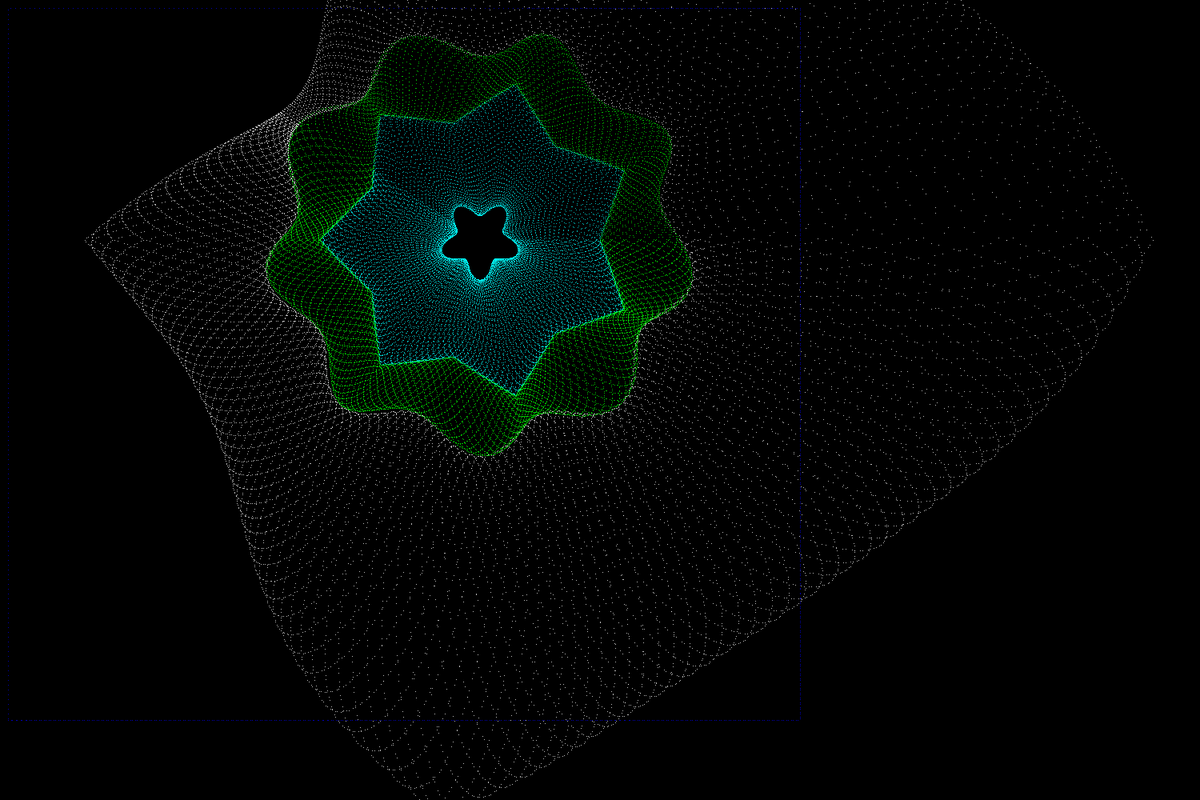
Frame 1 (no input)
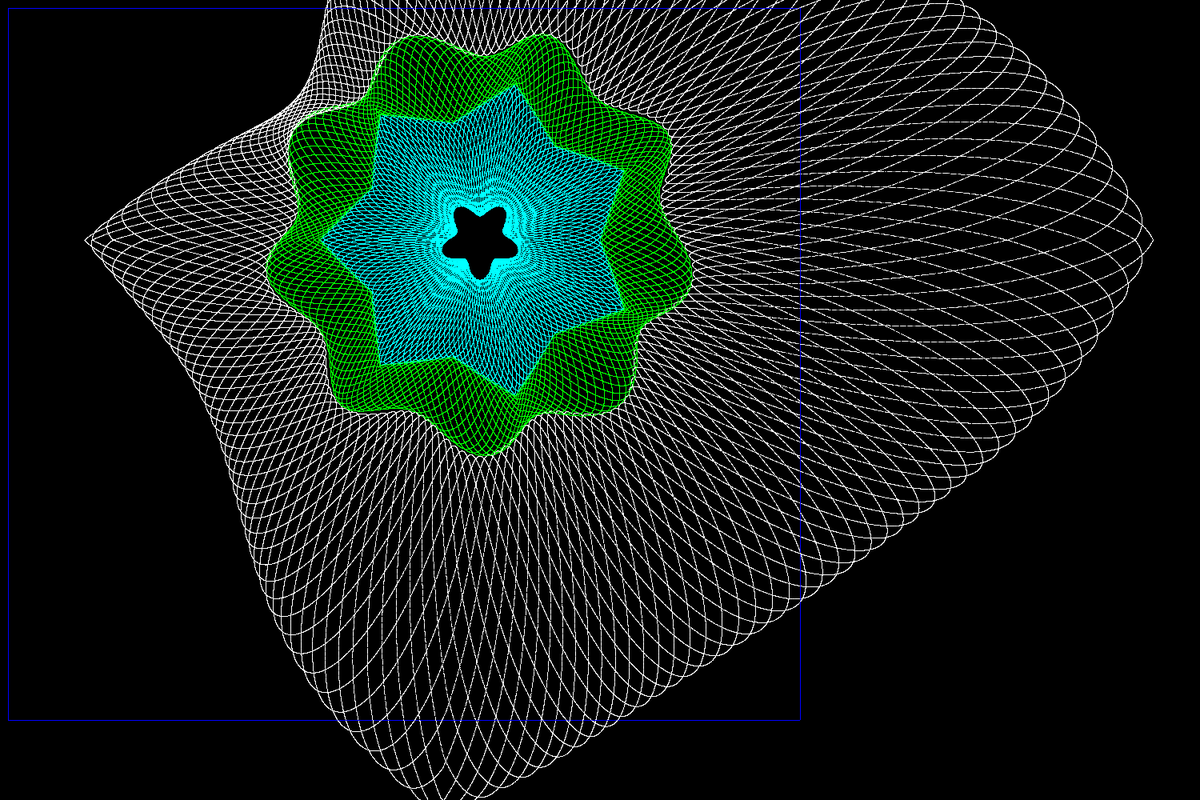
Frame 60 (the mouse pressed at the canvas centre just before this capture)
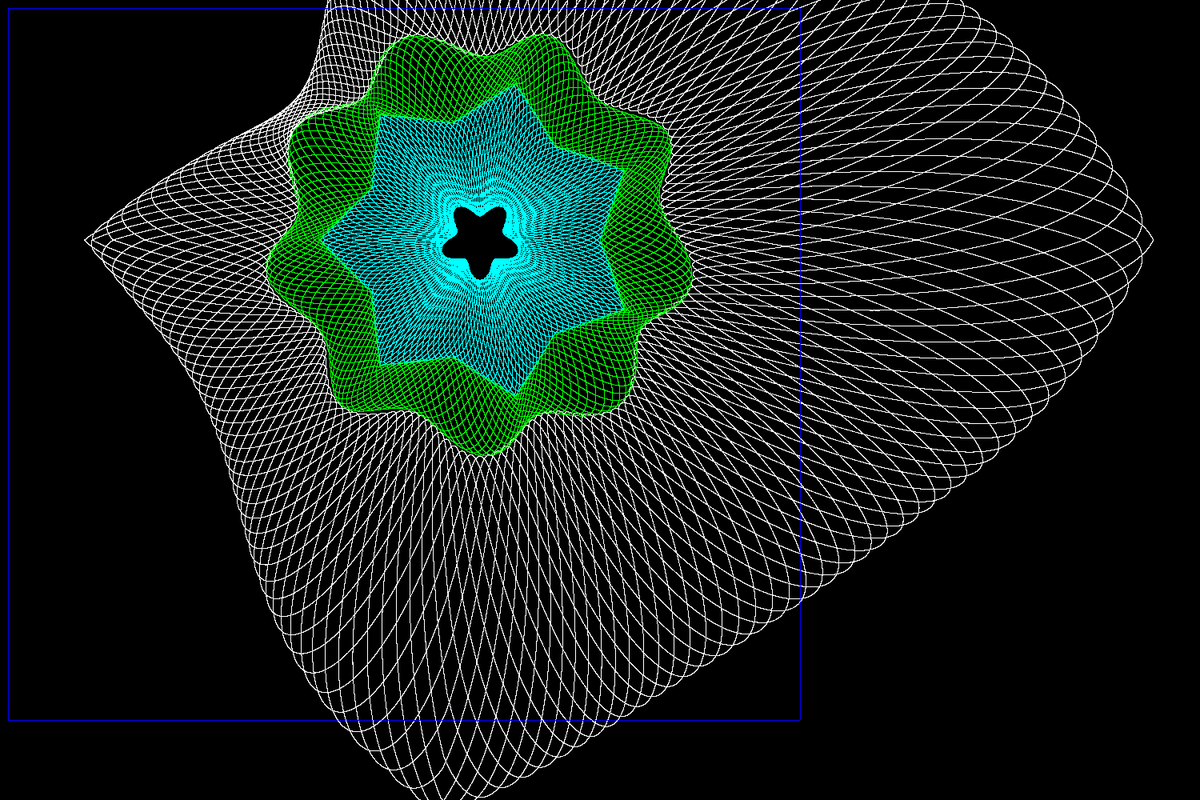
Frame 120 (the mouse held since frame 60 and released just before this capture)

The Processing sketch that drew these frames (run headless with seeded random() and noise(); from frame 60 on, the mouse is pressed at the canvas centre):

// Processing sketch: guilloche16
// ── guilloche16.pde

float fmodulus(float a, float b)
{
        return a - floor(a / b) * b;
}

float hypot(float x1, float y1, float x2, float y2)
{
  return sqrt((x2 - x1) * (x2 - x1) + (y2 - y1) * (y2 - y1));
}

float calc_lengths(float px[], float py[], float len[], int npoints)
{
  float t;
  int i;
  
  t = 0;
  for (i = 0; i < npoints - 1; i++) {
    len[i] = hypot(px[i], py[i], px[i + 1], py[i + 1]);
    t += len[i];
  }
  return t;
}

float polygonx(float t, float period, 
float px[], float py[], float len[], 
int npoints, float total_len)
{
  float z, len_so_far, t1, t2;
  int i, segment;
  float prev_segs_len;
  float tt;
  
  tt = fmodulus(t, period);
  
  /* find which segment we're currently in */
  len_so_far = 0;
  segment = 0;
  for (i = 0; i < npoints - 1; i++) {
    len_so_far += len[i];
    if ((len_so_far / total_len) > (tt / period)) {
      segment = i;
      break;
    }
  }
  
  /* find how far into the current segment we are */
  prev_segs_len = (len_so_far - len[segment]);
  t1 = (prev_segs_len / total_len) * period; /* find t1 == t at beginning of this seg */
  t2 = ((prev_segs_len + len[segment]) / total_len) * period; /* find t2 = t at the end of this seg */
  z = (tt - t1) / (t2 - t1); /* fraction of the way through this segment that we are right now at t */
  
  return px[segment] + z * (px[segment + 1] - px[segment]);
  
}

float polygony(float t, float period, float px[], float py[], float len[], int npoints, float total_len)
{
  float z, len_so_far, t1, t2;
  int i, segment;
  float prev_segs_len;
  float tt;
  
  tt = fmodulus(t, period);
  
  /* find which segment we're currently in */
  len_so_far = 0;
  segment = 0;
  for (i = 0; i < npoints - 1; i++) {
    len_so_far += len[i];
    if ((len_so_far / total_len) > (tt / period)) {
      segment = i;
      break;
    }
  }
  
  /* find how far into the current segment we are */
  prev_segs_len = (len_so_far - len[segment]);
  t1 = (prev_segs_len / total_len) * period; /* find t1 == t at beginning of this seg */
  t2 = ((prev_segs_len + len[segment]) / total_len) * period; /* find t2 = t at the end of this seg */
  z = (tt - t1) / (t2 - t1); /* fraction of the way through this segment that we are right now at t */
  
  return py[segment] + z * (py[segment + 1] - py[segment]);
  
}

float[] recx = { 10.0, 1000.0, 1000.0, 10.0, 10.0 };
float[] recy = { 900.0, 900.0, 10.0, 10.0, 900.0 };
float[] reclen = new float[5];
float totalreclen;

int npoints = 15;
float[] starx = new float[npoints];
float[] stary = new float[npoints];
float[] tlen = new float[npoints];
float total_len;

void setup() {  // setup() runs once

  float angle = 0;
  float rad1, rad2, r;
  float da;
  
  rad1 = 150;
  rad2 = 200;
  size(1500, 1000);
  frameRate(30);
  background(0,0,0);
  stroke(255,255,255);
 
  da = (2 * 3.1415927) / (npoints - 1);
  
  for (int i = 0; i < npoints; i++) {
    if ((i % 2) == 0) {
      r = rad1;
    } else {
      r = rad2;
    }
    starx[i] = cos(angle) * r;
    stary[i] = sin(angle) * r;
    angle += da;
  } 
  total_len = calc_lengths(starx, stary, tlen, npoints);
  totalreclen = calc_lengths(recx, recy, reclen, 5);
}

float t = 0;

void draw()
{
  float x1, y1, x2, y2, x3, y3, x4, y4, x5, y5;
  float ox, oy;
  float period, w, h;
  float rad1 = 200;
  float rad2 = 50;
  float rad4;
  float rad5;
  float outer_env_rad = 180;
  float inner_env_rad = 40;
  float third_env_rad = 250;
  float renv3, env3x, env3y;
  float env4x, env4y;
 
  float outerx, outery;
  float innerx, innery;
  float current_inner_rad;
  float current_outer_rad, r1, r2;
  int j;
  
  ox = 600;
  oy = 300;
  period = 2 * 3.1415927 / 10.0;
  w = 800;
  h = 400;
  
  for (int i = 0; i < 1000; i++) {

    /* Basic circle of radius rad1... */
    x1 = cos(t * 10) * rad1; 
    y1 = sin(t * 10) * rad1; 

    // point(x1 + ox, y1 + oy);

    /* calculate outer envelope shape... */
    outerx = polygonx(t, period, starx, stary, tlen, npoints, total_len);
    outery = polygony(t, period, starx, stary, tlen, npoints, total_len);

    /* calculate inner envelope shape... */
    rad5 = sin(t * 10 * 5) * 10 + inner_env_rad;
    innerx = cos(t * 10) * rad5;  
    innery = sin(t * 10) * rad5;  

    /* calculate current inner and outer radii */
    current_inner_rad = sqrt(innerx * innerx + innery * innery);
    current_outer_rad = sqrt(outerx * outerx + outery * outery);

    /* calculate midpoint between inner and outer envelope */
    x2 = ((outerx - innerx) / 2.0) + innerx;
    y2 = ((outery - innery) / 2.0) + innery;

    /* calculate unit vector in dirction of x2,y2 */
    x3 = x2 / sqrt(x2 * x2 + y2 * y2);
    y3 = y2 / sqrt(x2 * x2 + y2 * y2);

    for (j = 0; j < 16; j++) {
	    r1 = (sin(t * 10 * 10 + j * PI / 8) / 2.0) + 0.5;
	    x4 = x3 * r1 * (current_outer_rad - current_inner_rad) + innerx;
	    y4 = y3 * r1 * (current_outer_rad - current_inner_rad) + innery;
	    stroke(0, 255, 255); /* cyan */
	    point(x4 + ox, y4 + oy);
    }

    /* calculate 3rd envelope */
    renv3 = sin(t * 10 * 9) * 20 + third_env_rad;
    env3x = cos(t * 10) * renv3;  
    env3y = sin(t * 10) * renv3;  

    /* calculate current inner and outer radii */
    current_inner_rad = sqrt(outerx * outerx + outery * outery);
    current_outer_rad = sqrt(env3x * env3x + env3y * env3y);

    stroke(0, 255, 0); /* green */
    for (j = 0; j < 16; j++) {
	    r1 = (sin(t * 10 * 10 + j * PI / 8) / 2.0) + 0.5;
	    x4 = x3 * r1 * (current_outer_rad - current_inner_rad) + outerx;
	    y4 = y3 * r1 * (current_outer_rad - current_inner_rad) + outery;
	    point(x4 + ox, y4 + oy);
    }

    /* calculate the 4th envelope */
    env4x = polygonx(t, 2 * PI / 10.0, recx, recy, reclen, 5, totalreclen) - ox;
    env4y = polygony(t, 2 * PI / 10.0, recx, recy, reclen, 5, totalreclen) - oy;

    /* calculate current inner and outer radii */
    current_inner_rad = sqrt(env3x * env3x + env3y * env3y);
    current_outer_rad = sqrt(env4x * env4x + env4y * env4y);

    stroke(0, 0, 255); /* blue */
    point(env4x + ox, env4y + oy);
    stroke(255, 255, 255); /* white */
    for (j = 0; j < 16; j++) {
	    r1 = (sin(t * 10 * 10 + j * PI / 8) / 2.0) + 0.5;
	    x4 = x3 * r1 * (current_outer_rad - current_inner_rad) + env3x;
	    y4 = y3 * r1 * (current_outer_rad - current_inner_rad) + env3y;
	    point(x4 + ox, y4 + oy);
    }

    // stroke(255,255,255); /* white */
    // point(innerx + ox, innery + oy);

    // stroke(0,0,255); /* blue */
    // point(x2 + ox, y2 + oy);

    // stroke(0, 255,0); /* green */
    // point(outerx + ox, outery + oy);

    // stroke(255,0,0); /* red */
    // point(innerx + ox, innery + oy);

    // stroke(0,255,255); /* blue */
    // point(x5 + ox, y5 + oy);

    t += 0.001;
  }
}
